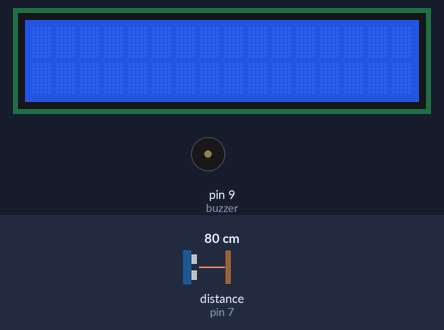
This sketch was run on a simulated Arduino Uno, built with avr-gcc and run on an emulated ATmega328P. Shown: 16×2 character LCD, buzzer (waves = sounding, pin HIGH). Wiring (inferred from the names in the program): ultrasonic range finder: trigger pin 8; echo pin 7. The test bench sets the inputs (shaded band); at power-on: distance to the obstacle (sensor on pin 7) 80 cm. The echo pulse lasts 58.3 µs per cm; pins used as bus, display or sensor lines are not drawn.

Above: at 1.2 s.
1.3 s: distance to the obstacle (sensor on pin 7) set to 12 cm
At 3.0 s:
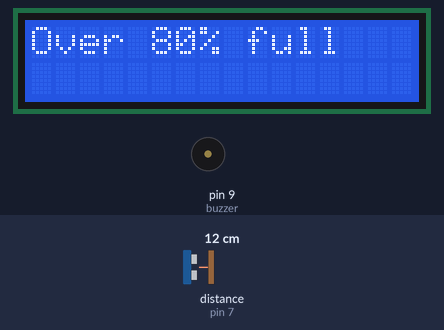
5.4 s: distance to the obstacle (sensor on pin 7) set to 9 cm
At 6.5 s:
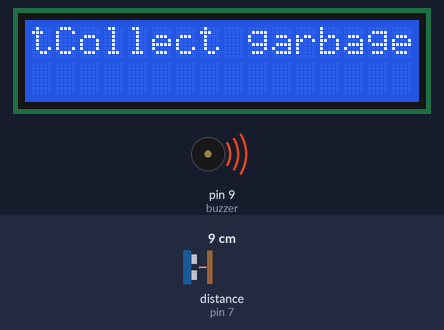
9.2 s: distance to the obstacle (sensor on pin 7) set to 18 cm
At 10.7 s:
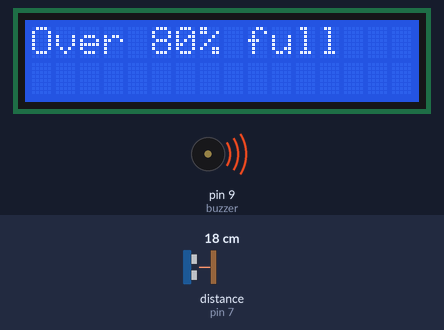
13.3 s: distance to the obstacle (sensor on pin 7) set to 2 cm
At 14.1 s:
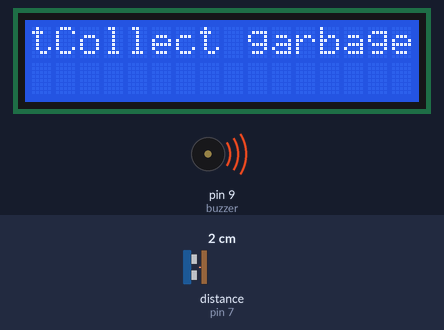
17.4 s: distance to the obstacle (sensor on pin 7) set to 13 cm
At 18.4 s:
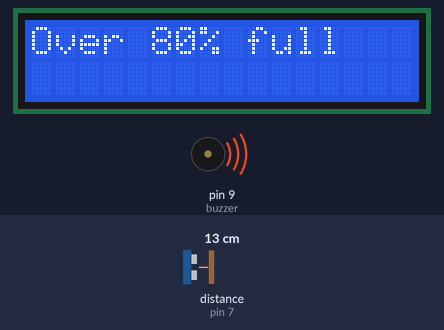
Timing chart, 0 to 20.4 s (numbered marks = the images above; inputs shaded):
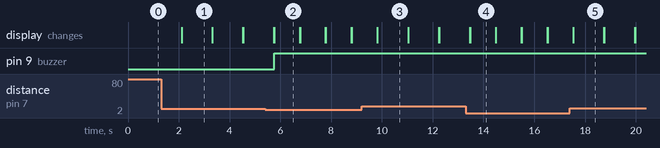

Measured:
- the behaviour switches between 11 and 10 cm on distance to the obstacle (sensor on pin 7) (found by bisection; images 1 and 2)
- after the input at 1.3 s, the display: changes after 0.81 s (image 1)
- after the input at 5.4 s, pin 9 (buzzer): LOW → HIGH after 0.36 s; the display: first differs from a run without the input after 0.36 s (image 2)
- after the input at 9.2 s, the display: first differs from a run without the input after 0.63 s (image 3)
- after the input at 13.3 s, the display: first differs from a run without the input after 0.17 s (image 4)
- after the input at 17.4 s, the display: first differs from a run without the input after 0.14 s (image 5)
- what the display in image 1 shows lasts 1.2 s, from 2.1 s to 3.3 s

The sketch:

Projet_Code.ino
```cpp
#include <LiquidCrystal.h>
LiquidCrystal lcd(1,2,3,4,5,6);
int led=0;
int trigger = 8, echo = 7 ;
int buzzer = 9;
float duration,distance,cm;


void setup() {

  lcd.begin(16,2);
  pinMode(led,OUTPUT);
  pinMode(trigger,OUTPUT);
  pinMode(echo,INPUT);
  pinMode(buzzer,OUTPUT);
  Serial.begin(9600);

}


void loop() {

  digitalWrite(trigger,LOW);
  delay(10);
  digitalWrite(trigger,HIGH);
  delayMicroseconds(10);
  digitalWrite(trigger,LOW);
  duration = pulseIn(echo,HIGH);
  distance =(duration * 0.034)/2; //duration in cm ={(340m/s)*100cm}/1000000 miliSec

  //lcd.setCursor(starting point on lcd ex 0,4)
  //lcd.print("ekhane msgboshbe")

  if(distance<10)
  {
    lcd.setCursor(0,0);
    lcd.print("totally full");
    lcd.setCursor(1,0);
    lcd.print("Collect garbages");

    digitalWrite(led,HIGH);
    digitalWrite(buzzer,HIGH);

  }


  else if(distance<30)
  {
    lcd.setCursor(0,0);
    lcd.print("Over 80% full");

    digitalWrite(led,HIGH);
    delay(100);
    digitalWrite(led,LOW);
    delay(100);

  }


  else
  {

    digitalWrite(buzzer,LOW);
    digitalWrite(led,LOW);

  }

  delay(1000);
  lcd.clear();


}
```
